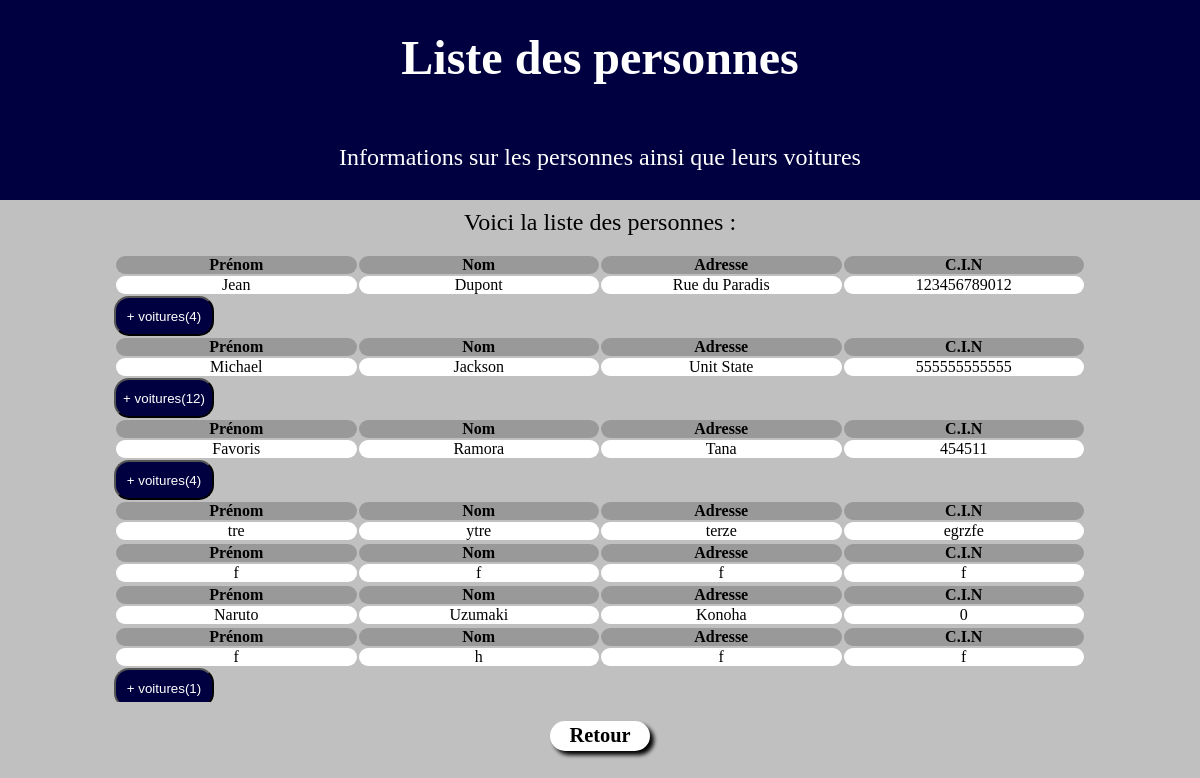
/projet/personnes.php, run on an earlier commit of the app's database.
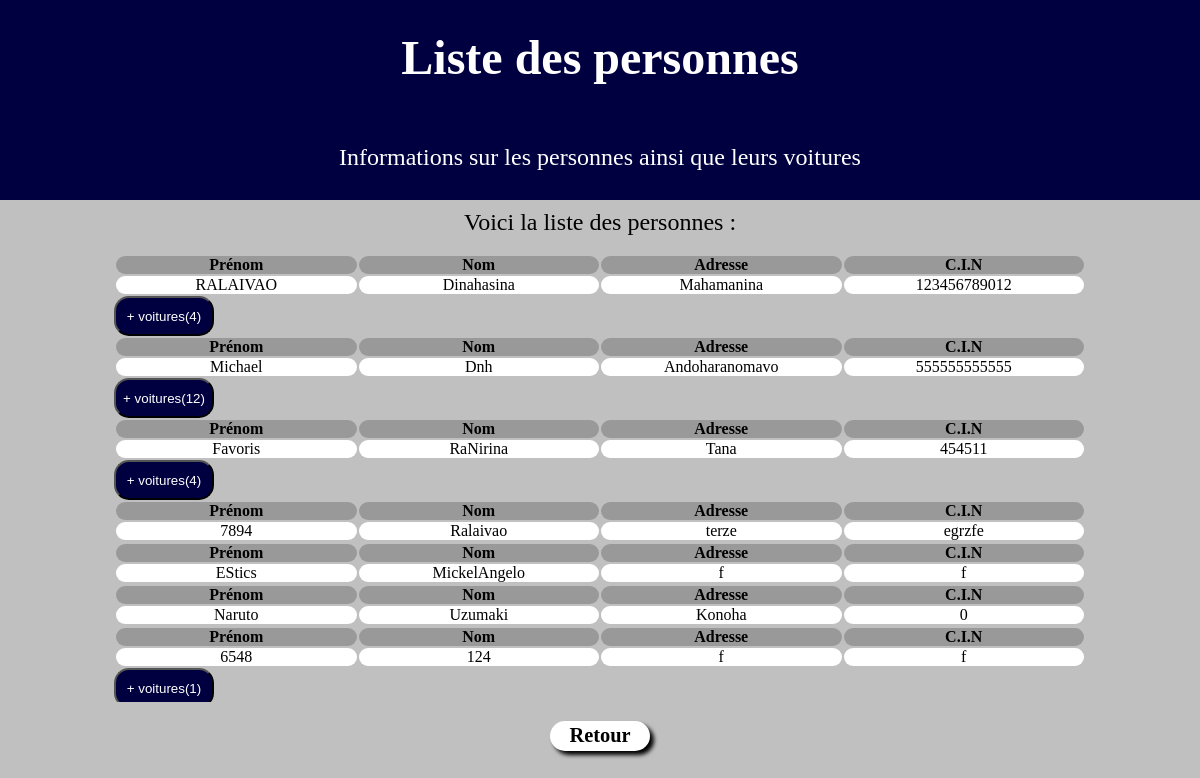
And on a later commit of the database.
### tables this page shows
CREATE TABLE IF NOT EXISTS `personne` (
  `id` int(11) NOT NULL AUTO_INCREMENT,
  `nom` varchar(255) NOT NULL,
  `prenom` varchar(255) NOT NULL,
  `adresse` varchar(255) NOT NULL,
  `cin` varchar(12) NOT NULL,
  `pseudo` varchar(255) NOT NULL,
  `password` varchar(255) NOT NULL,
  PRIMARY KEY (`id`)
);

### projet/personnes.php (the view, shortened to what this page needs)
<?php
	$bdd = new PDO('mysql:host=localhost;dbname=enregistrement;charset=utf8','root','');
	$personnes = $bdd -> query('SELECT * FROM personne');
?>
<!DOCTYPE html>
<html>
	<head>
		<link rel="stylesheet" type="text/css" href="style.css" />
	</head>
	<body>
		<div id="en_tete">
			<h2>Liste des personnes</h2>
			<p>Informations sur les personnes ainsi que leurs voitures</p>
		</div>
		<div id="corps">
			<p id="demande">Voici la liste des personnes :</p>
			<div id="tout">
				<?php
				while ($personne = $personnes -> fetch())
				{
				?>
				<div class="personne_voiture">
					<div class="tableau_personne" id=<?php echo '"tableau_personne' . $personne["id"] . '"';?>>
						<table>
							<tr>
								<th>Prénom</th>
								<th>Nom</th>
								<th>Adresse</th>
								<th>C.I.N</th>
							</tr>
							<tr>
								<td><?php echo $personne['prenom'];?></td>
								<td><?php echo $personne['nom'];?></td>
								<td><?php echo $personne['adresse'];?></td>
								<td><?php echo $personne['cin'];?></td>
							</tr>
						</table>
					</div>
					<?php
					$voitures = $bdd -> prepare('SELECT * FROM voiture WHERE id_personne=?');
					$voitures -> execute(array($personne['id']));
					if ($avoir_voiture = $voitures -> fetch())
					{
						$nombre_voiture = 1;
						while ($avoir_voiture = $voitures -> fetch()){
							$nombre_voiture += 1;
						}
					?>
					<input type="button" value="+ voitures<?php echo '(' . $nombre_voiture . ')';?>" id=<?php echo '"bouton' . $personne["id"] . '"';?> />
					<?php
					}
					?>
				</div>
				<?php
				}
				?>
			</div>
			<p id="retour"><a class="retour" href="accueil.php">Retour</a></p>
		</div>
	</body>
</html>

### projet/style.css (style rules this page uses)
* { margin: 0; padding: 0; }
html { height: 100%; width: 100%; }
body { background-color: silver; height: 100%; width: 100%; min-width: 600px; min-height: 440px; }
#en_tete { background-color: rgb(0,0,64); color: white; height: 25%; display: flex; flex-direction: column; justify-content: space-around; }
#en_tete h1, #en_tete h2 { font-size: 300%; width: 50%; min-width: 400px; text-align: center; margin: auto; }
#en_tete p { font-size: 150%; width: 50%; margin: auto; text-align: center; }
#corps { height: 70%; width: 100%; display: flex; flex-direction: column; justify-content: space-around; align-items: center; }
#corps p { margin: auto; text-align: center; }
#demande { font-size: 150%; width: 80%; }
a { text-decoration: none; color: black; font-size: 20px; font-weight: bold; }
input[type='submit'] , #retour { width: 100px; height: 30px; background-color: white; box-shadow: 4px 4px 4px black; border-radius: 20px; font-size: 17px; font-weight: bold; }
.retour { height: 100%; display: flex; flex-direction: column; justify-content: center; font-size: 120%; border-radius: 20px; }
.personne_voiture { width: 90%; }
.tableau_personne { width: 100%; }
#tout { height: 80%; width: 90%; margin: auto; overflow: auto; display: flex; flex-direction: column; align-items: center; }
.tableau_personne table { width: 100%; }
.tableau_personne table th { background-color: rgba(0, 0, 0, 0.2); border-radius: 10px; }
.tableau_personne table td { background-color: white; width: 25%; text-align: center; border-radius: 10px; }
input[type="button"] { width: 100px; height: 40px; background-color: rgb(0, 0, 64); color: white; border-radius: 15px; }

What changed in the data, as far as the page shows it:
changed personne: prenom "Jean" → "RALAIVAO"; nom "Dupont" → "Dinahasina"; adresse "Rue du Paradis" → "Mahamanina"
changed personne "Michael": nom "Jackson" → "Dnh"; adresse "Unit State" → "Andoharanomavo"
changed personne "Favoris": nom "Ramora" → "RaNirina"
changed personne "terze": prenom "tre" → "7894"; nom "ytre" → "Ralaivao"
changed personne: prenom "f" → "EStics"; nom "f" → "MickelAngelo"
changed personne (number 7 of 7 on the later page): prenom "f" → "6548"; nom "h" → "124"
